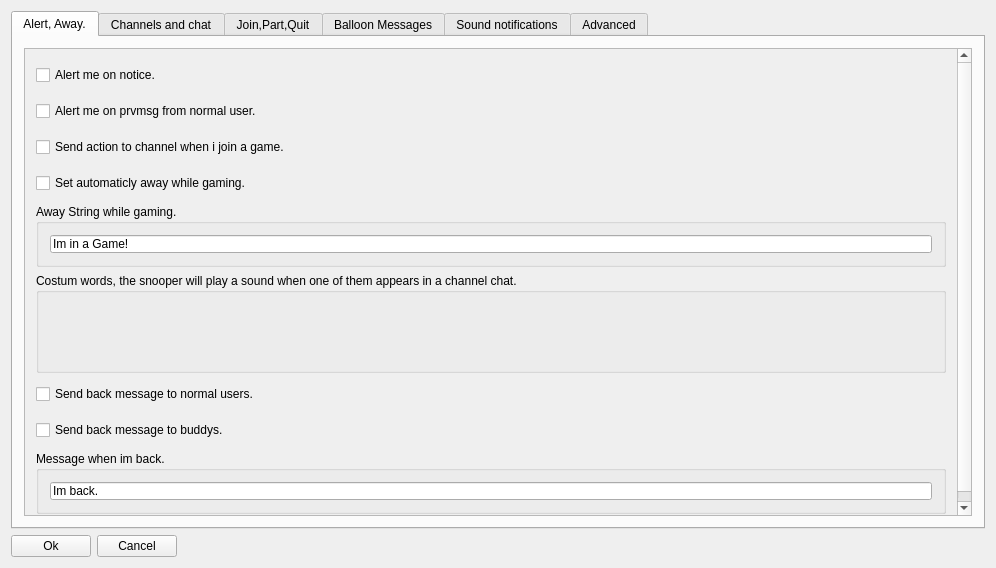
<?xml version="1.0" encoding="UTF-8"?>
<ui version="4.0">
 <class>settingswindowClass</class>
 <widget class="QWidget" name="settingswindowClass">
  <property name="geometry">
   <rect>
    <x>0</x>
    <y>0</y>
    <width>996</width>
    <height>568</height>
   </rect>
  </property>
  <property name="windowTitle">
   <string>Settings</string>
  </property>
  <layout class="QHBoxLayout" name="horizontalLayout_22">
   <item>
    <layout class="QVBoxLayout" name="verticalLayout_2">
     <item>
      <widget class="QTabWidget" name="tabWidget">
       <property name="currentIndex">
        <number>0</number>
       </property>
       <widget class="QWidget" name="tab">
        <attribute name="title">
         <string>Alert, Away.</string>
        </attribute>
        <layout class="QHBoxLayout" name="horizontalLayout_10">
         <item>
          <layout class="QVBoxLayout" name="verticalLayout_9">
           <item>
            <widget class="QScrollArea" name="scrollArea_2">
             <property name="widgetResizable">
              <bool>true</bool>
             </property>
             <widget class="QWidget" name="scrollAreaWidgetContents_2">
              <property name="geometry">
               <rect>
                <x>0</x>
                <y>0</y>
                <width>931</width>
                <height>474</height>
               </rect>
              </property>
              <layout class="QHBoxLayout" name="horizontalLayout_28">
               <item>
                <layout class="QVBoxLayout" name="verticalLayout">
                 <item>
                  <widget class="QCheckBox" name="cbalertmeonnotice">
                   <property name="minimumSize">
                    <size>
                     <width>0</width>
                     <height>30</height>
                    </size>
                   </property>
                   <property name="text">
                    <string>Alert me on notice.</string>
                   </property>
                  </widget>
                 </item>
                 <item>
                  <widget class="QCheckBox" name="cbalertfromnormal">
                   <property name="minimumSize">
                    <size>
                     <width>0</width>
                     <height>30</height>
                    </size>
                   </property>
                   <property name="text">
                    <string>Alert me on prvmsg from normal user.</string>
                   </property>
                  </widget>
                 </item>
                 <item>
                  <widget class="QCheckBox" name="chbactionwhenjoining">
                   <property name="minimumSize">
                    <size>
                     <width>0</width>
                     <height>30</height>
                    </size>
                   </property>
                   <property name="text">
                    <string>Send action to channel when i join a game.</string>
                   </property>
                  </widget>
                 </item>
                 <item>
                  <widget class="QCheckBox" name="cbsetawaywhilegaming">
                   <property name="minimumSize">
                    <size>
                     <width>0</width>
                     <height>30</height>
                    </size>
                   </property>
                   <property name="text">
                    <string>Set automaticly away while gaming.</string>
                   </property>
                  </widget>
                 </item>
                 <item>
                  <widget class="QGroupBox" name="groupBox_5">
                   <property name="minimumSize">
                    <size>
                     <width>0</width>
                     <height>63</height>
                    </size>
                   </property>
                   <property name="maximumSize">
                    <size>
                     <width>16777215</width>
                     <height>63</height>
                    </size>
                   </property>
                   <property name="title">
                    <string>Away String while gaming.</string>
                   </property>
                   <layout class="QHBoxLayout" name="horizontalLayout_7">
                    <item>
                     <widget class="QLineEdit" name="leawaystring">
                      <property name="text">
                       <string>Im in a Game!</string>
                      </property>
                     </widget>
                    </item>
                   </layout>
                  </widget>
                 </item>
                 <item>
                  <widget class="QGroupBox" name="groupBox_7">
                   <property name="minimumSize">
                    <size>
                     <width>0</width>
                     <height>100</height>
                    </size>
                   </property>
                   <property name="title">
                    <string>Costum words, the snooper will play a sound when one of them appears in a channel chat.</string>
                   </property>
                   <layout class="QHBoxLayout" name="horizontalLayout_37">
                    <property name="margin">
                     <number>2</number>
                    </property>
                    <item>
                     <layout class="QHBoxLayout" name="costum_combobox_layout"/>
                    </item>
                   </layout>
                  </widget>
                 </item>
                 <item>
                  <widget class="QCheckBox" name="chbbacktonormals">
                   <property name="minimumSize">
                    <size>
                     <width>0</width>
                     <height>30</height>
                    </size>
                   </property>
                   <property name="text">
                    <string>Send back message to normal users.</string>
                   </property>
                  </widget>
                 </item>
                 <item>
                  <widget class="QCheckBox" name="chbbacktobuddys">
                   <property name="minimumSize">
                    <size>
                     <width>0</width>
                     <height>30</height>
                    </size>
                   </property>
                   <property name="text">
                    <string>Send back message to buddys.</string>
                   </property>
                  </widget>
                 </item>
                 <item>
                  <widget class="QGroupBox" name="groupBox_16">
                   <property name="minimumSize">
                    <size>
                     <width>0</width>
                     <height>63</height>
                    </size>
                   </property>
                   <property name="title">
                    <string>Message when im back.</string>
                   </property>
                   <layout class="QHBoxLayout" name="horizontalLayout_27">
                    <item>
                     <widget class="QLineEdit" name="lebackmessage">
                      <property name="text">
                       <string>Im back.</string>
                      </property>
                     </widget>
                    </item>
                   </layout>
                  </widget>
                 </item>
                </layout>
               </item>
              </layout>
             </widget>
            </widget>
           </item>
          </layout>
         </item>
        </layout>
       </widget>
       <widget class="QWidget" name="tab_6">
        <attribute name="title">
         <string>Channels and chat</string>
        </attribute>
        <layout class="QHBoxLayout" name="horizontalLayout_9">
         <item>
          <widget class="QScrollArea" name="scrollArea_3">
           <property name="widgetResizable">
            <bool>true</bool>
           </property>
           <widget class="QWidget" name="scrollAreaWidgetContents_3">
            <property name="geometry">
             <rect>
              <x>0</x>
              <y>0</y>
              <width>950</width>
              <height>471</height>
             </rect>
            </property>
            <layout class="QVBoxLayout" name="verticalLayout_11">
             <item>
              <layout class="QVBoxLayout" name="verticalLayout_7">
               <item>
                <widget class="QCheckBox" name="cbignorysappearinchannel">
                 <property name="minimumSize">
                  <size>
                   <width>300</width>
                   <height>30</height>
                  </size>
                 </property>
                 <property name="text">
                  <string>Users from ingorelist appear in channelchat windows.</string>
                 </property>
                </widget>
               </item>
               <item>
                <widget class="QCheckBox" name="cbsafequerys">
                 <property name="minimumSize">
                  <size>
                   <width>0</width>
                   <height>30</height>
                  </size>
                 </property>
                 <property name="text">
                  <string>Save querys and logs.</string>
                 </property>
                </widget>
               </item>
               <item>
                <widget class="QCheckBox" name="cbopenbuddylistonstartup">
                 <property name="minimumSize">
                  <size>
                   <width>0</width>
                   <height>30</height>
                  </size>
                 </property>
                 <property name="text">
                  <string>Open the buddylist on startup.</string>
                 </property>
                </widget>
               </item>
               <item>
                <widget class="QCheckBox" name="chbshowchannelchatinchatwindows">
                 <property name="text">
                  <string>Show the channelchat of a user in chatwindows.</string>
                 </property>
                </widget>
               </item>
               <item>
                <widget class="QCheckBox" name="cbservermessageinchannelwindows">
                 <property name="minimumSize">
                  <size>
                   <width>0</width>
                   <height>30</height>
                  </size>
                 </property>
                 <property name="text">
                  <string>Server messages appear in channelwindows.</string>
                 </property>
                </widget>
               </item>
               <item>
                <widget class="QCheckBox" name="chbstartchatsminimized">
                 <property name="text">
                  <string>Dont open Chatwindows automaticly. Hide them to tray instead.
 (use this only when your game minimizes when chatwindows open)</string>
                 </property>
                </widget>
               </item>
               <item>
                <widget class="QCheckBox" name="chbhidechannelwindowsongame">
                 <property name="text">
                  <string>Hide all channelwindows to tray when starting a game.</string>
                 </property>
                </widget>
               </item>
               <item>
                <widget class="QCheckBox" name="chballwaysopenchatwindows">
                 <property name="text">
                  <string>Open a chatwindow for everyone.</string>
                 </property>
                </widget>
               </item>
               <item>
                <widget class="QCheckBox" name="chbsmileys">
                 <property name="text">
                  <string>Dont show smileys.</string>
                 </property>
                </widget>
               </item>
               <item>
                <widget class="QCheckBox" name="cbdontsortinchannels">
                 <property name="text">
                  <string>Dont use Sorting for the userlist in channels. Most recents become first.</string>
                 </property>
                </widget>
               </item>
               <item>
                <widget class="QGroupBox" name="groupBox_18">
                 <property name="minimumSize">
                  <size>
                   <width>0</width>
                   <height>63</height>
                  </size>
                 </property>
                 <property name="title">
                  <string>Maximum of messages for a user inside the log.</string>
                 </property>
                 <layout class="QHBoxLayout" name="horizontalLayout_30">
                  <item>
                   <widget class="QSpinBox" name="sbmaximumoftextblocksinlog">
                    <property name="minimum">
                     <number>20</number>
                    </property>
                    <property name="maximum">
                     <number>100000</number>
                    </property>
                    <property name="value">
                     <number>60</number>
                    </property>
                   </widget>
                  </item>
                 </layout>
                </widget>
               </item>
              </layout>
             </item>
            </layout>
           </widget>
          </widget>
         </item>
        </layout>
       </widget>
       <widget class="QWidget" name="tab_3">
        <attribute name="title">
         <string>Join,Part,Quit</string>
        </attribute>
        <layout class="QHBoxLayout" name="horizontalLayout_24">
         <item>
          <widget class="QGroupBox" name="groupBox_14">
           <property name="title">
            <string>Join Part Quit information in channelchats.</string>
           </property>
           <layout class="QHBoxLayout" name="horizontalLayout_14">
            <item>
             <layout class="QVBoxLayout" name="verticalLayout_8">
              <item>
               <widget class="QCheckBox" name="chbjoininfo">
                <property name="text">
                 <string>Show joininfos in channelchats.</string>
                </property>
               </widget>
              </item>
              <item>
               <widget class="QCheckBox" name="chbpartinfo">
                <property name="text">
                 <string>Show partinfos in channelchats.</string>
                </property>
               </widget>
              </item>
              <item>
               <widget class="QCheckBox" name="chbquitinfo">
                <property name="text">
                 <string>Show quitinfos in channelchats.</string>
                </property>
               </widget>
              </item>
             </layout>
            </item>
           </layout>
          </widget>
         </item>
        </layout>
       </widget>
       <widget class="QWidget" name="tab_4">
        <attribute name="title">
         <string>Balloon Messages</string>
        </attribute>
        <layout class="QVBoxLayout" name="verticalLayout_10">
         <item>
          <widget class="QCheckBox" name="cbdontshowballoons">
           <property name="text">
            <string>Dont show balloons.</string>
           </property>
          </widget>
         </item>
         <item>
          <widget class="QCheckBox" name="chbbuddyballoonarives">
           <property name="text">
            <string>Show a balloon message when a buddy arrvies.</string>
           </property>
          </widget>
         </item>
         <item>
          <widget class="QCheckBox" name="chbbuddyballoonleaves">
           <property name="text">
            <string>Show a balloon message when a buddy leaves.</string>
           </property>
          </widget>
         </item>
         <item>
          <widget class="QGroupBox" name="groupBox_17">
           <property name="minimumSize">
            <size>
             <width>0</width>
             <height>80</height>
            </size>
           </property>
           <property name="maximumSize">
            <size>
             <width>9999</width>
             <height>50</height>
            </size>
           </property>
           <property name="title">
            <string>Maximum count of messages in a balloon.</string>
           </property>
           <property name="alignment">
            <set>Qt::AlignLeading|Qt::AlignLeft|Qt::AlignVCenter</set>
           </property>
           <layout class="QHBoxLayout" name="horizontalLayout_29">
            <property name="sizeConstraint">
             <enum>QLayout::SetDefaultConstraint</enum>
            </property>
            <property name="leftMargin">
             <number>0</number>
            </property>
            <property name="rightMargin">
             <number>150</number>
            </property>
            <item>
             <widget class="QSpinBox" name="sbmaximumballonmessages">
              <property name="sizePolicy">
               <sizepolicy hsizetype="Expanding" vsizetype="Maximum">
                <horstretch>0</horstretch>
                <verstretch>0</verstretch>
               </sizepolicy>
              </property>
              <property name="maximumSize">
               <size>
                <width>100</width>
                <height>16777215</height>
               </size>
              </property>
              <property name="alignment">
               <set>Qt::AlignLeading|Qt::AlignLeft|Qt::AlignVCenter</set>
              </property>
              <property name="value">
               <number>3</number>
              </property>
             </widget>
            </item>
           </layout>
          </widget>
         </item>
         <item>
          <widget class="QCheckBox" name="chbballoonprivmsg">
           <property name="text">
            <string>Show a balloon message when someone sends you a privmsg.</string>
           </property>
          </widget>
         </item>
         <item>
          <widget class="QCheckBox" name="chbshowbaloonwhenbuddyhosts">
           <property name="text">
            <string>Show a balloon message when a buddy hosts a game.</string>
           </property>
          </widget>
         </item>
        </layout>
       </widget>
       <widget class="QWidget" name="tab_5">
        <attribute name="title">
         <string>Sound notifications</string>
        </attribute>
        <layout class="QHBoxLayout" name="horizontalLayout_33">
         <item>
          <widget class="QScrollArea" name="scrollArea">
           <property name="widgetResizable">
            <bool>true</bool>
           </property>
           <widget class="QWidget" name="scrollAreaWidgetContents">
            <property name="geometry">
             <rect>
              <x>0</x>
              <y>0</y>
              <width>933</width>
              <height>660</height>
             </rect>
            </property>
            <layout class="QHBoxLayout" name="horizontalLayout_8">
             <item>
              <layout class="QVBoxLayout" name="verticalLayout_6">
               <item>
                <widget class="QCheckBox" name="cbdontplaysound">
                 <property name="text">
                  <string>Dont play sound.</string>
                 </property>
                </widget>
               </item>
               <item>
                <widget class="QGroupBox" name="groupBox_11">
                 <property name="minimumSize">
                  <size>
                   <width>0</width>
                   <height>63</height>
                  </size>
                 </property>
                 <property name="title">
                  <string>Sound on startup.</string>
                 </property>
                 <layout class="QHBoxLayout" name="horizontalLayout_18">
                  <item>
                   <layout class="QHBoxLayout" name="horizontalLayout_17">
                    <item>
                     <widget class="QPushButton" name="pbstartup">
                      <property name="minimumSize">
                       <size>
                        <width>101</width>
                        <height>0</height>
                       </size>
                      </property>
                      <property name="text">
                       <string>Choose a file</string>
                      </property>
                     </widget>
                    </item>
                    <item>
                     <widget class="QLineEdit" name="lestartup">
                      <property name="text">
                       <string/>
                      </property>
                     </widget>
                    </item>
                    <item>
                     <widget class="QCheckBox" name="cbstartup">
                      <property name="text">
                       <string>Play this sound</string>
                      </property>
                     </widget>
                    </item>
                   </layout>
                  </item>
                 </layout>
                 <zorder></zorder>
                </widget>
               </item>
               <item>
                <widget class="QGroupBox" name="groupBox_12">
                 <property name="minimumSize">
                  <size>
                   <width>0</width>
                   <height>63</height>
                  </size>
                 </property>
                 <property name="title">
                  <string>Sound when buddy arrives.</string>
                 </property>
                 <layout class="QHBoxLayout" name="horizontalLayout_20">
                  <item>
                   <layout class="QHBoxLayout" name="horizontalLayout_19">
                    <item>
                     <widget class="QPushButton" name="pbbuddyarrives">
                      <property name="minimumSize">
                       <size>
                        <width>101</width>
                        <height>0</height>
                       </size>
                      </property>
                      <property name="text">
                       <string>Choose a file</string>
                      </property>
                     </widget>
                    </item>
                    <item>
                     <widget class="QLineEdit" name="lebuddyarrives">
                      <property name="text">
                       <string/>
                      </property>
                     </widget>
                    </item>
                    <item>
                     <widget class="QCheckBox" name="cbbuddyarrives">
                      <property name="text">
                       <string>Play this sound</string>
                      </property>
                     </widget>
                    </item>
                   </layout>
                  </item>
                 </layout>
                </widget>
               </item>
               <item>
                <widget class="QGroupBox" name="groupBox_13">
                 <property name="minimumSize">
                  <size>
                   <width>0</width>
                   <height>63</height>
                  </size>
                 </property>
                 <property name="title">
                  <string>Sound when buddy leaves.</string>
                 </property>
                 <layout class="QHBoxLayout" name="horizontalLayout_23">
                  <item>
                   <layout class="QHBoxLayout" name="horizontalLayout_21">
                    <item>
                     <widget class="QPushButton" name="pbbuddyleaves">
                      <property name="minimumSize">
                       <size>
                        <width>101</width>
                        <height>0</height>
                       </size>
                      </property>
                      <property name="text">
                       <string>Choose a file</string>
                      </property>
                     </widget>
                    </item>
                    <item>
                     <widget class="QLineEdit" name="lebuddyleaves">
                      <property name="text">
                       <string/>
                      </property>
                     </widget>
                    </item>
                    <item>
                     <widget class="QCheckBox" name="cbbuddyleaves">
                      <property name="text">
                       <string>Play this sound</string>
                      </property>
                     </widget>
                    </item>
                   </layout>
                  </item>
                 </layout>
                </widget>
               </item>
               <item>
                <layout class="QVBoxLayout" name="verticalLayout_3">
                 <item>
                  <widget class="QGroupBox" name="groupBox_8">
                   <property name="minimumSize">
                    <size>
                     <width>0</width>
                     <height>63</height>
                    </size>
                   </property>
                   <property name="title">
                    <string>Sound when a buddy sends a message.</string>
                   </property>
                   <layout class="QHBoxLayout" name="_2">
                    <item>
                     <layout class="QHBoxLayout" name="horizontalLayout_11">
                      <item>
                       <widget class="QPushButton" name="pbbuddychatmessage">
                        <property name="minimumSize">
                         <size>
                          <width>101</width>
                          <height>0</height>
                         </size>
                        </property>
                        <property name="text">
                         <string>Choose a file</string>
                        </property>
                       </widget>
                      </item>
                      <item>
                       <widget class="QLineEdit" name="lebuddychatmessage"/>
                      </item>
                      <item>
                       <widget class="QCheckBox" name="cbplaybuddychatmessage">
                        <property name="text">
                         <string>Play this sound.</string>
                        </property>
                       </widget>
                      </item>
                     </layout>
                    </item>
                   </layout>
                  </widget>
                 </item>
                 <item>
                  <widget class="QGroupBox" name="groupBox_9">
                   <property name="minimumSize">
                    <size>
                     <width>0</width>
                     <height>63</height>
                    </size>
                   </property>
                   <property name="title">
                    <string>Sound when a chatwindow opens.</string>
                   </property>
                   <layout class="QHBoxLayout" name="horizontalLayout_15">
                    <item>
                     <layout class="QHBoxLayout" name="horizontalLayout_12">
                      <item>
                       <widget class="QPushButton" name="pbbuddychatwindowopened">
                        <property name="minimumSize">
                         <size>
                          <width>101</width>
                          <height>0</height>
                         </size>
                        </property>
                        <property name="text">
                         <string>Choose a file</string>
                        </property>
                       </widget>
                      </item>
                      <item>
                       <widget class="QLineEdit" name="lebuddychatwindowsopened"/>
                      </item>
                      <item>
                       <widget class="QCheckBox" name="cbplaybuddychatwindowopened">
                        <property name="text">
                         <string>Play this sound.</string>
                        </property>
                       </widget>
                      </item>
                     </layout>
                    </item>
                   </layout>
                  </widget>
                 </item>
                 <item>
                  <widget class="QGroupBox" name="groupBox_10">
                   <property name="minimumSize">
                    <size>
                     <width>0</width>
                     <height>63</height>
                    </size>
                   </property>
                   <property name="title">
                    <string>Sound when a normal user sends a message.</string>
                   </property>
                   <layout class="QHBoxLayout" name="horizontalLayout_16">
                    <item>
                     <layout class="QHBoxLayout" name="horizontalLayout_13">
                      <item>
                       <widget class="QPushButton" name="pbnormalchatmessage">
                        <property name="minimumSize">
                         <size>
                          <width>101</width>
                          <height>0</height>
                         </size>
                        </property>
                        <property name="text">
                         <string>Choose a file</string>
                        </property>
                       </widget>
                      </item>
                      <item>
                       <widget class="QLineEdit" name="lenormalchatmessage"/>
                      </item>
                      <item>
                       <widget class="QCheckBox" name="cbplaynormalchatmessage">
                        <property name="text">
                         <string>Play this sound.</string>
                        </property>
                       </widget>
                      </item>
                     </layout>
                    </item>
                   </layout>
                  </widget>
                 </item>
                 <item>
                  <widget class="QGroupBox" name="groupBox_15">
                   <property name="minimumSize">
                    <size>
                     <width>0</width>
                     <height>63</height>
                    </size>
                   </property>
                   <property name="title">
                    <string>Sound when someone writes your name into the chat.</string>
                   </property>
                   <layout class="QHBoxLayout" name="horizontalLayout_26">
                    <item>
                     <layout class="QHBoxLayout" name="horizontalLayout_25">
                      <item>
                       <widget class="QPushButton" name="pbhighlightning">
                        <property name="minimumSize">
                         <size>
                          <width>101</width>
                          <height>0</height>
                         </size>
                        </property>
                        <property name="text">
                         <string>Choose a file</string>
                        </property>
                       </widget>
                      </item>
                      <item>
                       <widget class="QLineEdit" name="lehighlightning"/>
                      </item>
                      <item>
                       <widget class="QCheckBox" name="cbhighlightning">
                        <property name="text">
                         <string>Play this sound.</string>
                        </property>
                       </widget>
                      </item>
                     </layout>
                    </item>
                   </layout>
                  </widget>
                 </item>
                 <item>
                  <widget class="QGroupBox" name="groupBox_6">
                   <property name="minimumSize">
                    <size>
                     <width>0</width>
                     <height>63</height>
                    </size>
                   </property>
                   <property name="title">
                    <string>Sound when a costum word appears in the chat.</string>
                   </property>
                   <layout class="QHBoxLayout" name="horizontalLayout_36">
                    <item>
                     <layout class="QHBoxLayout" name="horizontalLayout_35">
                      <item>
                       <widget class="QPushButton" name="pbcostumword">
                        <property name="minimumSize">
                         <size>
                          <width>101</width>
                          <height>0</height>
                         </size>
                        </property>
                        <property name="text">
                         <string>Choose a file</string>
                        </property>
                       </widget>
                      </item>
                      <item>
                       <widget class="QLineEdit" name="lecostumword"/>
                      </item>
                      <item>
                       <widget class="QCheckBox" name="cbcostumword">
                        <property name="text">
                         <string>Play this sound.</string>
                        </property>
                       </widget>
                      </item>
                     </layout>
                    </item>
                   </layout>
                  </widget>
                 </item>
                 <item>
                  <widget class="QGroupBox" name="groupBox_19">
                   <property name="minimumSize">
                    <size>
                     <width>0</width>
                     <height>63</height>
                    </size>
                   </property>
                   <property name="title">
                    <string>Sound when a buddy hosts a game.</string>
                   </property>
                   <layout class="QHBoxLayout" name="horizontalLayout_32">
                    <item>
                     <layout class="QHBoxLayout" name="horizontalLayout_31">
                      <item>
                       <widget class="QPushButton" name="pbbuddyhosts">
                        <property name="minimumSize">
                         <size>
                          <width>101</width>
                          <height>0</height>
                         </size>
                        </property>
                        <property name="text">
                         <string>Choose a file</string>
                        </property>
                       </widget>
                      </item>
                      <item>
                       <widget class="QLineEdit" name="lehostsound"/>
                      </item>
                      <item>
                       <widget class="QCheckBox" name="chbhostsound">
                        <property name="text">
                         <string>Play this sound.</string>
                        </property>
                       </widget>
                      </item>
                     </layout>
                    </item>
                   </layout>
                  </widget>
                 </item>
                </layout>
               </item>
              </layout>
             </item>
            </layout>
           </widget>
          </widget>
         </item>
        </layout>
       </widget>
       <widget class="QWidget" name="tab_2">
        <attribute name="title">
         <string>Advanced</string>
        </attribute>
        <layout class="QVBoxLayout" name="verticalLayout_5">
         <item>
          <widget class="QLabel" name="label">
           <property name="maximumSize">
            <size>
             <width>16777215</width>
             <height>30</height>
            </size>
           </property>
           <property name="text">
            <string>Better dont touch anything else then &quot;Maximum of textblocks in a chat&quot;.
Note: A reconnect is required to apply these settings.</string>
           </property>
          </widget>
         </item>
         <item>
          <layout class="QVBoxLayout" name="verticalLayout_4">
           <item>
            <layout class="QHBoxLayout" name="horizontalLayout_5">
             <item>
              <widget class="QGroupBox" name="groupBox">
               <property name="minimumSize">
                <size>
                 <width>141</width>
                 <height>58</height>
                </size>
               </property>
               <property name="title">
                <string>Who repead delay (ms).</string>
               </property>
               <layout class="QHBoxLayout" name="horizontalLayout">
                <item>
                 <widget class="QSpinBox" name="sbwhorepead">
                  <property name="minimum">
                   <number>1000</number>
                  </property>
                  <property name="maximum">
                   <number>10000</number>
                  </property>
                  <property name="value">
                   <number>3000</number>
                  </property>
                 </widget>
                </item>
               </layout>
              </widget>
             </item>
             <item>
              <widget class="QGroupBox" name="groupBox_2">
               <property name="minimumSize">
                <size>
                 <width>131</width>
                 <height>58</height>
                </size>
               </property>
               <property name="title">
                <string>Host repead delay.(ms)</string>
               </property>
               <layout class="QHBoxLayout" name="horizontalLayout_2">
                <item>
                 <widget class="QSpinBox" name="sbhostrepead">
                  <property name="minimum">
                   <number>3000</number>
                  </property>
                  <property name="maximum">
                   <number>30000</number>
                  </property>
                  <property name="value">
                   <number>15000</number>
                  </property>
                 </widget>
                </item>
               </layout>
              </widget>
             </item>
             <item>
              <widget class="QGroupBox" name="groupBox_3">
               <property name="minimumSize">
                <size>
                 <width>121</width>
                 <height>58</height>
                </size>
               </property>
               <property name="title">
                <string>Host timeout delay.(s)</string>
               </property>
               <layout class="QHBoxLayout" name="horizontalLayout_3">
                <item>
                 <widget class="QSpinBox" name="sbhosttimeout">
                  <property name="maximum">
                   <number>180</number>
                  </property>
                  <property name="value">
                   <number>60</number>
                  </property>
                 </widget>
                </item>
               </layout>
              </widget>
             </item>
             <item>
              <widget class="QGroupBox" name="groupBox_4">
               <property name="minimumSize">
                <size>
                 <width>171</width>
                 <height>58</height>
                </size>
               </property>
               <property name="title">
                <string>Maximum of textblocks in a chat.</string>
               </property>
               <layout class="QHBoxLayout" name="horizontalLayout_4">
                <item>
                 <widget class="QSpinBox" name="sbmaximumoftextblocks">
                  <property name="minimum">
                   <number>50</number>
                  </property>
                  <property name="maximum">
                   <number>99999</number>
                  </property>
                  <property name="value">
                   <number>150</number>
                  </property>
                 </widget>
                </item>
               </layout>
              </widget>
             </item>
            </layout>
           </item>
          </layout>
         </item>
        </layout>
       </widget>
      </widget>
     </item>
     <item>
      <layout class="QHBoxLayout" name="horizontalLayout_6">
       <item>
        <widget class="QPushButton" name="ok">
         <property name="text">
          <string>Ok</string>
         </property>
        </widget>
       </item>
       <item>
        <widget class="QPushButton" name="cancel">
         <property name="text">
          <string>Cancel</string>
         </property>
        </widget>
       </item>
       <item>
        <spacer name="horizontalSpacer">
         <property name="orientation">
          <enum>Qt::Horizontal</enum>
         </property>
         <property name="sizeHint" stdset="0">
          <size>
           <width>40</width>
           <height>20</height>
          </size>
         </property>
        </spacer>
       </item>
      </layout>
     </item>
    </layout>
   </item>
  </layout>
 </widget>
 <layoutdefault spacing="6" margin="11"/>
 <resources/>
 <connections/>
</ui>
